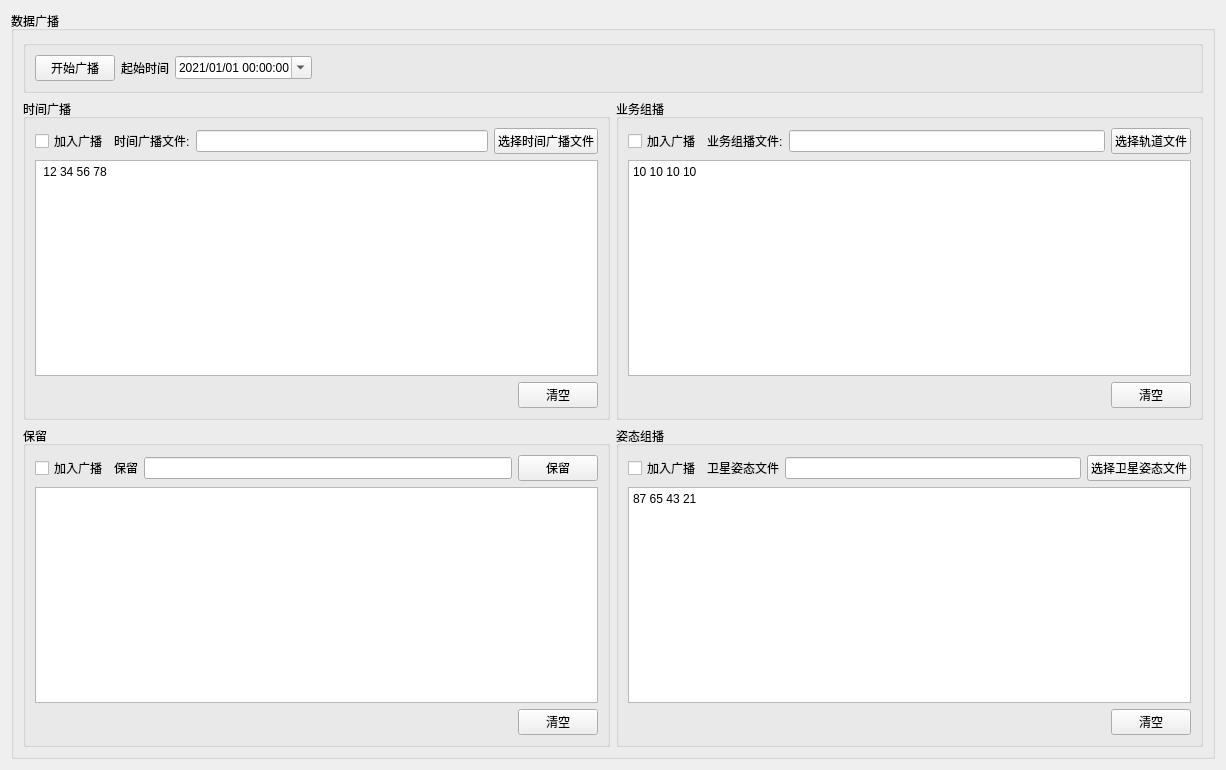
<?xml version="1.0" encoding="UTF-8"?>
<ui version="4.0">
 <class>frmpagesdatabroadcast</class>
 <widget class="QWidget" name="frmpagesdatabroadcast">
  <property name="geometry">
   <rect>
    <x>0</x>
    <y>0</y>
    <width>1226</width>
    <height>770</height>
   </rect>
  </property>
  <property name="windowTitle">
   <string>Form</string>
  </property>
  <layout class="QVBoxLayout" name="verticalLayout_9">
   <item>
    <widget class="QGroupBox" name="groupBox">
     <property name="title">
      <string>数据广播</string>
     </property>
     <layout class="QVBoxLayout" name="verticalLayout_2">
      <item>
       <widget class="QGroupBox" name="groupBox_3">
        <property name="title">
         <string/>
        </property>
        <layout class="QHBoxLayout" name="horizontalLayout_7">
         <item>
          <widget class="QPushButton" name="pb_broadcastStart">
           <property name="text">
            <string>开始广播</string>
           </property>
          </widget>
         </item>
         <item>
          <widget class="QLabel" name="label_9">
           <property name="text">
            <string>起始时间</string>
           </property>
          </widget>
         </item>
         <item>
          <widget class="QDateTimeEdit" name="dt_base_time">
           <property name="dateTime">
            <datetime>
             <hour>0</hour>
             <minute>0</minute>
             <second>0</second>
             <year>2021</year>
             <month>1</month>
             <day>1</day>
            </datetime>
           </property>
           <property name="displayFormat">
            <string>yyyy/MM/dd HH:mm:ss</string>
           </property>
           <property name="calendarPopup">
            <bool>true</bool>
           </property>
          </widget>
         </item>
         <item>
          <spacer name="horizontalSpacer_5">
           <property name="orientation">
            <enum>Qt::Horizontal</enum>
           </property>
           <property name="sizeHint" stdset="0">
            <size>
             <width>40</width>
             <height>20</height>
            </size>
           </property>
          </spacer>
         </item>
        </layout>
       </widget>
      </item>
      <item>
       <layout class="QHBoxLayout" name="horizontalLayout_15">
        <item>
         <widget class="QGroupBox" name="groupBox_7">
          <property name="minimumSize">
           <size>
            <width>100</width>
            <height>0</height>
           </size>
          </property>
          <property name="title">
           <string>时间广播</string>
          </property>
          <layout class="QVBoxLayout" name="verticalLayout_3">
           <item>
            <layout class="QHBoxLayout" name="horizontalLayout_14">
             <item>
              <widget class="QCheckBox" name="checkBox_addBoardTime">
               <property name="text">
                <string>加入广播</string>
               </property>
              </widget>
             </item>
             <item>
              <widget class="QLabel" name="label_18">
               <property name="text">
                <string>时间广播文件:</string>
               </property>
              </widget>
             </item>
             <item>
              <widget class="QLineEdit" name="le_time_path"/>
             </item>
             <item>
              <widget class="QPushButton" name="pb_choose_time">
               <property name="text">
                <string>选择时间广播文件</string>
               </property>
              </widget>
             </item>
            </layout>
           </item>
           <item>
            <widget class="QTextEdit" name="te_time_send">
             <property name="html">
              <string>&lt;!DOCTYPE HTML PUBLIC &quot;-//W3C//DTD HTML 4.0//EN&quot; &quot;http://www.w3.org/TR/REC-html40/strict.dtd&quot;&gt;
&lt;html&gt;&lt;head&gt;&lt;meta name=&quot;qrichtext&quot; content=&quot;1&quot; /&gt;&lt;style type=&quot;text/css&quot;&gt;
p, li { white-space: pre-wrap; }
&lt;/style&gt;&lt;/head&gt;&lt;body style=&quot; font-family:'SimSun'; font-size:9pt; font-weight:400; font-style:normal;&quot;&gt;
&lt;p style=&quot; margin-top:0px; margin-bottom:0px; margin-left:0px; margin-right:0px; -qt-block-indent:0; text-indent:0px;&quot;&gt; 12 34 56 78&lt;/p&gt;&lt;/body&gt;&lt;/html&gt;</string>
             </property>
            </widget>
           </item>
           <item>
            <layout class="QHBoxLayout" name="horizontalLayout_2">
             <item>
              <spacer name="horizontalSpacer">
               <property name="orientation">
                <enum>Qt::Horizontal</enum>
               </property>
               <property name="sizeHint" stdset="0">
                <size>
                 <width>40</width>
                 <height>20</height>
                </size>
               </property>
              </spacer>
             </item>
             <item>
              <widget class="QPushButton" name="pb_clear_te_time">
               <property name="text">
                <string>清空</string>
               </property>
              </widget>
             </item>
            </layout>
           </item>
          </layout>
         </widget>
        </item>
        <item>
         <widget class="QGroupBox" name="groupBox_8">
          <property name="title">
           <string>业务组播</string>
          </property>
          <layout class="QVBoxLayout" name="verticalLayout_4">
           <item>
            <layout class="QHBoxLayout" name="horizontalLayout_9">
             <item>
              <widget class="QCheckBox" name="checkBox_addBoardTrace">
               <property name="text">
                <string>加入广播</string>
               </property>
              </widget>
             </item>
             <item>
              <widget class="QLabel" name="label_13">
               <property name="text">
                <string>业务组播文件:</string>
               </property>
              </widget>
             </item>
             <item>
              <widget class="QLineEdit" name="le_trace_path"/>
             </item>
             <item>
              <widget class="QPushButton" name="pb_choose_trace">
               <property name="text">
                <string>选择轨道文件</string>
               </property>
              </widget>
             </item>
            </layout>
           </item>
           <item>
            <widget class="QTextEdit" name="te_gps_data_show">
             <property name="html">
              <string>&lt;!DOCTYPE HTML PUBLIC &quot;-//W3C//DTD HTML 4.0//EN&quot; &quot;http://www.w3.org/TR/REC-html40/strict.dtd&quot;&gt;
&lt;html&gt;&lt;head&gt;&lt;meta name=&quot;qrichtext&quot; content=&quot;1&quot; /&gt;&lt;style type=&quot;text/css&quot;&gt;
p, li { white-space: pre-wrap; }
&lt;/style&gt;&lt;/head&gt;&lt;body style=&quot; font-family:'SimSun'; font-size:9pt; font-weight:400; font-style:normal;&quot;&gt;
&lt;p style=&quot; margin-top:0px; margin-bottom:0px; margin-left:0px; margin-right:0px; -qt-block-indent:0; text-indent:0px;&quot;&gt;10 10 10 10&lt;/p&gt;&lt;/body&gt;&lt;/html&gt;</string>
             </property>
            </widget>
           </item>
           <item>
            <layout class="QHBoxLayout" name="horizontalLayout_3">
             <item>
              <spacer name="horizontalSpacer_2">
               <property name="orientation">
                <enum>Qt::Horizontal</enum>
               </property>
               <property name="sizeHint" stdset="0">
                <size>
                 <width>40</width>
                 <height>20</height>
                </size>
               </property>
              </spacer>
             </item>
             <item>
              <widget class="QPushButton" name="pb_clear_te_gps">
               <property name="text">
                <string>清空</string>
               </property>
              </widget>
             </item>
            </layout>
           </item>
          </layout>
         </widget>
        </item>
       </layout>
      </item>
      <item>
       <layout class="QHBoxLayout" name="horizontalLayout_16">
        <item>
         <widget class="QGroupBox" name="groupBox_5">
          <property name="title">
           <string>保留</string>
          </property>
          <layout class="QVBoxLayout" name="verticalLayout_5">
           <item>
            <layout class="QHBoxLayout" name="horizontalLayout_6">
             <item>
              <widget class="QCheckBox" name="checkBox_addBroadSun">
               <property name="text">
                <string>加入广播</string>
               </property>
              </widget>
             </item>
             <item>
              <widget class="QLabel" name="label_14">
               <property name="text">
                <string>保留</string>
               </property>
              </widget>
             </item>
             <item>
              <widget class="QLineEdit" name="lineEdit_sun_vector"/>
             </item>
             <item>
              <widget class="QPushButton" name="pb_choose_sunVector">
               <property name="text">
                <string>保留</string>
               </property>
              </widget>
             </item>
            </layout>
           </item>
           <item>
            <widget class="QTextEdit" name="sun_vector_data_show"/>
           </item>
           <item>
            <layout class="QHBoxLayout" name="horizontalLayout_4">
             <item>
              <spacer name="horizontalSpacer_3">
               <property name="orientation">
                <enum>Qt::Horizontal</enum>
               </property>
               <property name="sizeHint" stdset="0">
                <size>
                 <width>40</width>
                 <height>20</height>
                </size>
               </property>
              </spacer>
             </item>
             <item>
              <widget class="QPushButton" name="pb_clear_sun_vector">
               <property name="text">
                <string>清空</string>
               </property>
              </widget>
             </item>
            </layout>
           </item>
          </layout>
         </widget>
        </item>
        <item>
         <widget class="QGroupBox" name="groupBox_9">
          <property name="title">
           <string>姿态组播</string>
          </property>
          <layout class="QVBoxLayout" name="verticalLayout">
           <item>
            <layout class="QHBoxLayout" name="horizontalLayout">
             <item>
              <widget class="QCheckBox" name="checkBox_addBroad_satellite">
               <property name="text">
                <string>加入广播</string>
               </property>
              </widget>
             </item>
             <item>
              <widget class="QLabel" name="label_10">
               <property name="text">
                <string>卫星姿态文件</string>
               </property>
              </widget>
             </item>
             <item>
              <widget class="QLineEdit" name="lineEdit_satellite"/>
             </item>
             <item>
              <widget class="QPushButton" name="pb_choose_satellite">
               <property name="text">
                <string>选择卫星姿态文件</string>
               </property>
              </widget>
             </item>
            </layout>
           </item>
           <item>
            <widget class="QTextEdit" name="satellite_attitude_data_show">
             <property name="html">
              <string>&lt;!DOCTYPE HTML PUBLIC &quot;-//W3C//DTD HTML 4.0//EN&quot; &quot;http://www.w3.org/TR/REC-html40/strict.dtd&quot;&gt;
&lt;html&gt;&lt;head&gt;&lt;meta name=&quot;qrichtext&quot; content=&quot;1&quot; /&gt;&lt;style type=&quot;text/css&quot;&gt;
p, li { white-space: pre-wrap; }
&lt;/style&gt;&lt;/head&gt;&lt;body style=&quot; font-family:'SimSun'; font-size:9pt; font-weight:400; font-style:normal;&quot;&gt;
&lt;p style=&quot; margin-top:0px; margin-bottom:0px; margin-left:0px; margin-right:0px; -qt-block-indent:0; text-indent:0px;&quot;&gt;87 65 43 21&lt;/p&gt;&lt;/body&gt;&lt;/html&gt;</string>
             </property>
            </widget>
           </item>
           <item>
            <layout class="QHBoxLayout" name="horizontalLayout_5">
             <item>
              <spacer name="horizontalSpacer_4">
               <property name="orientation">
                <enum>Qt::Horizontal</enum>
               </property>
               <property name="sizeHint" stdset="0">
                <size>
                 <width>40</width>
                 <height>20</height>
                </size>
               </property>
              </spacer>
             </item>
             <item>
              <widget class="QPushButton" name="pb_clear_satellite_attitude">
               <property name="text">
                <string>清空</string>
               </property>
              </widget>
             </item>
            </layout>
           </item>
          </layout>
         </widget>
        </item>
       </layout>
      </item>
     </layout>
    </widget>
   </item>
  </layout>
 </widget>
 <resources/>
 <connections/>
</ui>
